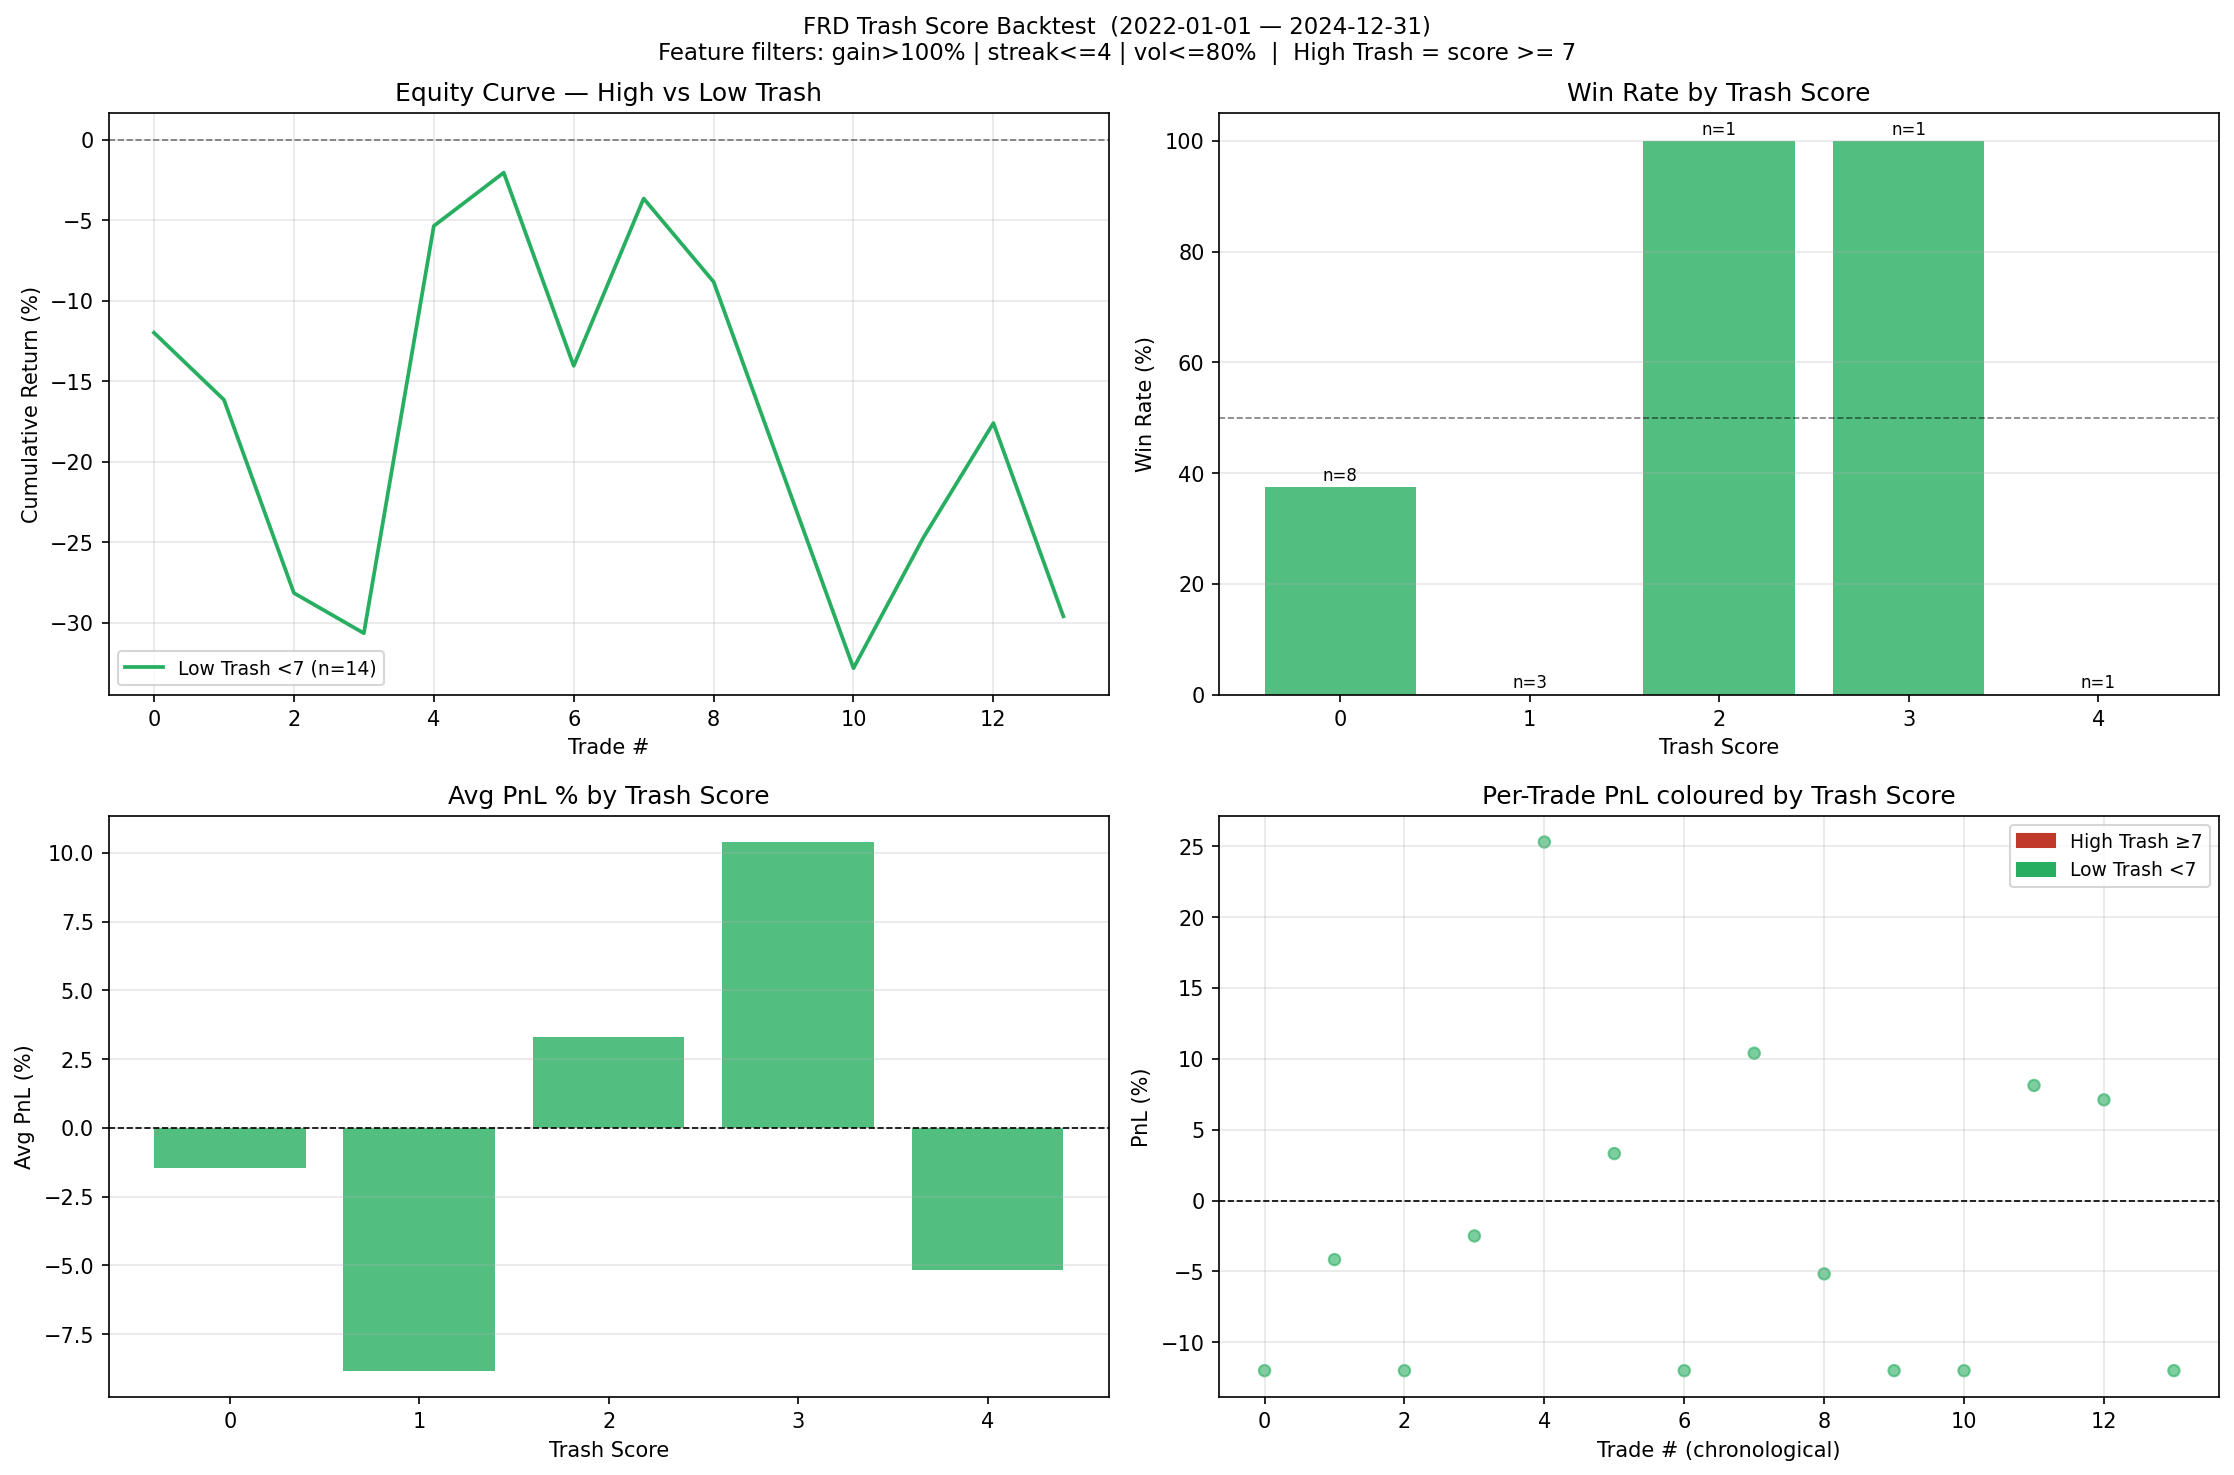

Source code (Python):
# -*- coding: utf-8 -*-
"""
frd_trash_backtest.py
=====================
Backtest the fundamental trash score as a filter on FRD short signals.

For every historical FRD trade produced by the feature-filter run, fetches
Polygon quarterly financials filed BEFORE the signal date (point-in-time safe),
computes a trash score, then compares High Trash (>= TRASH_THRESHOLD) vs
Low Trash performance side by side.

Usage
-----
    python frd_trash_backtest.py
"""

import os
import sys
sys.stdout.reconfigure(encoding="utf-8", errors="replace")

import time as _time
from datetime import date, timedelta

import matplotlib
matplotlib.use("Agg")
import matplotlib.pyplot as plt
import pandas as pd
import requests

from polygon_fetcher import API_KEY, BASE_URL
from frd_backtest import (
    TICKERS, START_DATE, END_DATE,
    fetch_data, detect_signals, simulate_trades,
    _metrics, print_comparison,
    FEAT_MIN_GAIN, FEAT_MAX_STREAK, FEAT_VOL_FADE,
    MIN_PUMP_GAIN, MIN_AVG_VOL,
    OUTPUT_DIR,
)

TRASH_THRESHOLD = 7

# ── Polygon helper ─────────────────────────────────────────────────────────────

def _get(path, params=None, retries=3):
    url = BASE_URL + path
    p = {"apiKey": API_KEY, **(params or {})}
    for attempt in range(retries):
        try:
            r = requests.get(url, params=p, timeout=20)
            if r.status_code == 200:
                return r.json()
            if r.status_code == 429:
                _time.sleep(2 ** (attempt + 2))
                continue
            return {}
        except Exception:
            _time.sleep(2)
    return {}


# ── Fetch historical financials ────────────────────────────────────────────────

def fetch_all_financials(tickers: list) -> dict:
    """
    Fetch all available quarterly filings for each ticker from Polygon.

    Returns {ticker: [filings sorted by filing_date descending]}
    Each filing: {"filing_date": date, "financials": dict}
    """
    result = {}
    for ticker in tickers:
        print(f"  {ticker} ...", end=" ", flush=True)
        filings = []
        body = _get(
            "/vX/reference/financials",
            {"ticker": ticker, "timeframe": "quarterly",
             "limit": 20, "order": "desc"},
        )
        for item in body.get("results", []):
            fd = item.get("filing_date") or item.get("period_of_report_date")
            if not fd:
                continue
            try:
                filing_date = date.fromisoformat(fd)
            except Exception:
                continue
            filings.append({
                "filing_date": filing_date,
                "financials":  item.get("financials", {}),
            })
        filings.sort(key=lambda x: x["filing_date"], reverse=True)
        result[ticker] = filings
        print(f"{len(filings)} filings")
        _time.sleep(0.25)
    return result


# ── Point-in-time trash scoring ────────────────────────────────────────────────

def _extract(fin: dict) -> tuple:
    """Return (revenue, net_income, cash, shares) from a Polygon financials dict."""
    ic = fin.get("income_statement", {})
    bs = fin.get("balance_sheet", {})

    revenue = 0.0
    for k in ("revenues", "revenue", "net_revenues"):
        if k in ic:
            revenue = float(ic[k].get("value") or 0)
            break

    net_income = 0.0
    for k in ("net_income_loss", "net_income_loss_attributable_to_parent"):
        if k in ic:
            net_income = float(ic[k].get("value") or 0)
            break

    cash = 0.0
    for k in ("cash_and_cash_equivalents_including_discontinued_operations",
              "cash_and_cash_equivalents", "cash_and_equivalents"):
        if k in bs:
            cash = float(bs[k].get("value") or 0)
            break

    shares = 0.0
    for k in ("diluted_average_shares", "basic_average_shares"):
        if k in ic:
            shares = float(ic[k].get("value") or 0)
            break
    if not shares:
        if "common_stock_shares_outstanding" in bs:
            shares = float(bs["common_stock_shares_outstanding"].get("value") or 0)

    return revenue, net_income, cash, shares


def score_signal(
    ticker: str,
    signal_date: pd.Timestamp,
    price_at_signal: float,
    df_price: pd.DataFrame,
    filings_by_ticker: dict,
) -> tuple[int, dict]:
    """
    Compute a point-in-time trash score for one historical signal.
    Only uses filings filed strictly before signal_date (no lookahead).

    Returns (score 0-10, breakdown_dict).
    """
    score = 0
    bd = {k: False for k in (
        "no_revenue", "burning_excess", "short_runway",
        "recent_dilution", "small_cap", "sub2_history",
    )}

    filings = [f for f in filings_by_ticker.get(ticker, [])
               if f["filing_date"] < signal_date.date()]
    if not filings:
        return 0, bd

    revenue, net_income, cash, shares = _extract(filings[0]["financials"])
    market_cap = shares * price_at_signal if shares > 0 else 0.0

    if 0 < market_cap < 50_000_000:
        score += 1
        bd["small_cap"] = True

    if revenue == 0.0:
        score += 3
        bd["no_revenue"] = True

    if net_income < 0 and market_cap > 0:
        if abs(net_income) * 4 / market_cap > 0.50:
            score += 2
            bd["burning_excess"] = True

    quarterly_burn = abs(net_income) if net_income < 0 else 0.0
    if quarterly_burn > 0 and cash > 0:
        if (cash / quarterly_burn) * 3.0 < 6.0:
            score += 2
            bd["short_runway"] = True

    if len(filings) >= 2:
        # Compare most-recent filing vs up to 4 quarters back
        _, _, _, shares_old = _extract(filings[min(len(filings) - 1, 3)]["financials"])
        if shares > 0 and shares_old > 0:
            if (shares - shares_old) / shares_old > 0.15:
                score += 1
                bd["recent_dilution"] = True

    # Sub-$2 in prior 12 months — use yfinance data already in memory
    yr_ago = signal_date - timedelta(days=365)
    hist = df_price.loc[yr_ago:signal_date, "Low"].squeeze()
    if not hist.empty and (hist < 2.0).any():
        score += 1
        bd["sub2_history"] = True

    return min(score, 10), bd


# ── Output helpers ─────────────────────────────────────────────────────────────

def print_score_distribution(trades: pd.DataFrame) -> None:
    print("\n  Trash Score Distribution:")
    print(f"  {'Score':>6}  {'Trades':>7}  {'WinRate':>8}  {'AvgPnL':>8}  {'Expectancy':>11}")
    print("  " + "-" * 48)
    for s in sorted(trades["Trash_Score"].unique()):
        g = trades[trades["Trash_Score"] == s]
        wr  = g["Is_Win"].mean()
        avg = g["PnL_Pct"].mean()
        wins   = g[g["Is_Win"]]
        losses = g[~g["Is_Win"]]
        aw = wins["PnL_Pct"].mean()   if not wins.empty   else 0.0
        al = losses["PnL_Pct"].mean() if not losses.empty else 0.0
        exp = wr * aw + (1 - wr) * al
        tag = " ⚠️ HIGH" if s >= TRASH_THRESHOLD else ""
        print(f"  {s:>6}  {len(g):>7}  {wr:>7.1%}  {avg:>+7.2%}  {exp:>+10.2%}{tag}")
    print()


def save_charts(trades: pd.DataFrame) -> None:
    high = trades[trades["Trash_Score"] >= TRASH_THRESHOLD].copy()
    low  = trades[trades["Trash_Score"] <  TRASH_THRESHOLD].copy()

    high["Cum"] = high["PnL_Pct"].cumsum() * 100
    low["Cum"]  = low["PnL_Pct"].cumsum()  * 100

    fig, axes = plt.subplots(2, 2, figsize=(15, 10))
    fig.suptitle(
        f"FRD Trash Score Backtest  ({START_DATE} — {END_DATE})\n"
        f"Feature filters: gain>{FEAT_MIN_GAIN:.0%} | streak<={FEAT_MAX_STREAK} | vol<={FEAT_VOL_FADE:.0%}  "
        f"|  High Trash = score >= {TRASH_THRESHOLD}",
        fontsize=11,
    )

    # ── Top-left: equity curves ───────────────────────────────────────────────
    ax = axes[0, 0]
    ax.set_title("Equity Curve — High vs Low Trash")
    if not high.empty:
        ax.plot(range(len(high)), high["Cum"].values,
                color="#c0392b", linewidth=1.8, label=f"High Trash ≥{TRASH_THRESHOLD} (n={len(high)})")
    if not low.empty:
        ax.plot(range(len(low)), low["Cum"].values,
                color="#27ae60", linewidth=1.8, label=f"Low Trash <{TRASH_THRESHOLD} (n={len(low)})")
    ax.axhline(0, color="black", linewidth=0.8, linestyle="--", alpha=0.5)
    ax.set_ylabel("Cumulative Return (%)")
    ax.set_xlabel("Trade #")
    ax.legend(fontsize=9)
    ax.grid(True, alpha=0.3)

    # ── Top-right: win rate by score ──────────────────────────────────────────
    ax = axes[0, 1]
    ax.set_title("Win Rate by Trash Score")
    scores = sorted(trades["Trash_Score"].unique())
    wr_by_score = [trades[trades["Trash_Score"] == s]["Is_Win"].mean() for s in scores]
    n_by_score  = [len(trades[trades["Trash_Score"] == s]) for s in scores]
    bar_colors  = ["#c0392b" if s >= TRASH_THRESHOLD else "#27ae60" for s in scores]
    bars = ax.bar(scores, [w * 100 for w in wr_by_score], color=bar_colors, alpha=0.8)
    for bar, n in zip(bars, n_by_score):
        ax.text(bar.get_x() + bar.get_width() / 2, bar.get_height() + 0.5,
                f"n={n}", ha="center", va="bottom", fontsize=8)
    ax.axhline(50, color="black", linewidth=0.8, linestyle="--", alpha=0.5)
    ax.set_xlabel("Trash Score")
    ax.set_ylabel("Win Rate (%)")
    ax.set_xticks(scores)
    ax.grid(True, alpha=0.3, axis="y")

    # ── Bottom-left: avg PnL by score ─────────────────────────────────────────
    ax = axes[1, 0]
    ax.set_title("Avg PnL % by Trash Score")
    avg_pnl = [trades[trades["Trash_Score"] == s]["PnL_Pct"].mean() * 100 for s in scores]
    bar_colors2 = ["#c0392b" if s >= TRASH_THRESHOLD else "#27ae60" for s in scores]
    ax.bar(scores, avg_pnl, color=bar_colors2, alpha=0.8)
    ax.axhline(0, color="black", linewidth=0.8, linestyle="--")
    ax.set_xlabel("Trash Score")
    ax.set_ylabel("Avg PnL (%)")
    ax.set_xticks(scores)
    ax.grid(True, alpha=0.3, axis="y")

    # ── Bottom-right: per-trade scatter coloured by score ─────────────────────
    ax = axes[1, 1]
    ax.set_title("Per-Trade PnL coloured by Trash Score")
    scatter_colors = ["#c0392b" if s >= TRASH_THRESHOLD else "#27ae60"
                      for s in trades["Trash_Score"]]
    ax.scatter(range(len(trades)), trades["PnL_Pct"] * 100,
               c=scatter_colors, alpha=0.6, s=30)
    ax.axhline(0, color="black", linewidth=0.8, linestyle="--")
    ax.set_xlabel("Trade # (chronological)")
    ax.set_ylabel("PnL (%)")
    ax.grid(True, alpha=0.3)
    from matplotlib.patches import Patch
    ax.legend(handles=[
        Patch(color="#c0392b", label=f"High Trash ≥{TRASH_THRESHOLD}"),
        Patch(color="#27ae60", label=f"Low Trash <{TRASH_THRESHOLD}"),
    ], fontsize=9)

    plt.tight_layout()
    out = os.path.join(OUTPUT_DIR, "frd_trash_backtest.png")
    plt.savefig(out, dpi=150, bbox_inches="tight")
    plt.close(fig)
    print(f"  Chart saved -> {out}")


# ── Main ──────────────────────────────────────────────────────────────────────

def score_trades(trades: pd.DataFrame, data: dict, filings: dict) -> pd.DataFrame:
    trades = trades.copy()
    scores, zero_data = [], 0
    for _, row in trades.iterrows():
        tkr = row["Ticker"]
        s, _ = score_signal(
            tkr, row["Signal_Date"], row["Signal_Close"], data[tkr], filings,
        )
        scores.append(s)
        if s == 0:
            zero_data += 1
    trades["Trash_Score"] = scores
    if zero_data:
        print(f"  Note: {zero_data} trades scored 0 "
              f"(no Polygon filings before signal date).")
    return trades


def main():
    print("+" + "=" * 62 + "+")
    print("|         FRD Trash Score Backtest — Polygon.io          |")
    print("+" + "=" * 62 + "+")
    print(f"  Period     : {START_DATE}  ->  {END_DATE}")
    print(f"  High Trash : score >= {TRASH_THRESHOLD}")
    print()

    # ── 1. Price data ─────────────────────────────────────────────────────────
    print(">> [1/5] Fetching OHLCV data (yfinance) ...")
    data = fetch_data(TICKERS, START_DATE, END_DATE)
    print(f"\n  Loaded {len(data)}/{len(TICKERS)} tickers.\n")

    # ── 2. Detect signals — run BOTH filter regimes ───────────────────────────
    print(">> [2/5] Detecting FRD signals ...")

    # Relaxed: wider filters, bigger sample
    signals_r = detect_signals(data, verbose=False)
    # Feature: strict filters used by the main backtest
    signals_f = detect_signals(
        data,
        gain_override = FEAT_MIN_GAIN,
        max_streak    = FEAT_MAX_STREAK,
        vol_fade_max  = FEAT_VOL_FADE,
        verbose       = False,
    )
    print(f"  Relaxed signals : {len(signals_r)}")
    print(f"  Feature signals : {len(signals_f)}\n")

    # Pick whichever gives enough trades; prefer relaxed for sample size
    if len(signals_r) >= 10:
        signals = signals_r
        label = f"Relaxed (gain>{MIN_PUMP_GAIN:.0%}, vol>{MIN_AVG_VOL/1e6:.1f}M)"
    elif len(signals_f) >= 5:
        signals = signals_f
        label = f"Feature (gain>{FEAT_MIN_GAIN:.0%}, streak<={FEAT_MAX_STREAK})"
    else:
        # Merge both for maximum coverage
        signals = pd.concat([signals_r, signals_f]).drop_duplicates(
            subset=["Ticker", "Signal_Date"]
        ).reset_index(drop=True)
        label = "Combined (relaxed + feature)"

    print(f"  Using: {label}  ({len(signals)} signals)\n")

    if signals.empty:
        print("  No signals — nothing to score.")
        return

    # ── 3. Simulate trades ────────────────────────────────────────────────────
    print(">> [3/5] Simulating trades ...")
    trades = simulate_trades(signals, use_stop=True, use_squeeze=True)
    print(f"  {len(trades)} trades executed "
          f"({len(signals) - len(trades)} skipped by squeeze filter).\n")

    # ── 4. Fetch Polygon fundamentals ─────────────────────────────────────────
    unique_tickers = sorted(trades["Ticker"].unique())
    print(f">> [4/5] Fetching Polygon quarterly financials "
          f"for {len(unique_tickers)} tickers ...")
    filings = fetch_all_financials(unique_tickers)
    print()

    # ── 5. Score trades ───────────────────────────────────────────────────────
    print(">> [5/5] Scoring trades ...")
    trades = score_trades(trades, data, filings)
    print()

    # ── Results ───────────────────────────────────────────────────────────────
    high = trades[trades["Trash_Score"] >= TRASH_THRESHOLD]
    low  = trades[trades["Trash_Score"] <  TRASH_THRESHOLD]

    print_score_distribution(trades)

    print_comparison([
        (f"High Trash ≥{TRASH_THRESHOLD}", high),
        (f"Low Trash <{TRASH_THRESHOLD}",  low),
        ("All Trades",                      trades),
    ])

    # Full trade list
    print("  All trades with trash scores:")
    print(f"  {'Ticker':<7}  {'Signal Date':>12}  {'PnL':>7}  {'Win':>4}  {'Trash':>6}")
    print("  " + "-" * 44)
    for _, r in trades.sort_values("Signal_Date").iterrows():
        warn = " ⚠️" if r["Trash_Score"] >= TRASH_THRESHOLD else ""
        print(f"  {r['Ticker']:<7}  {str(r['Signal_Date'].date()):>12}  "
              f"{r['PnL_Pct']:>+6.1%}  {'W' if r['Is_Win'] else 'L':>4}  "
              f"{r['Trash_Score']:>4}/10{warn}")
    print()

    save_charts(trades)


if __name__ == "__main__":
    main()
